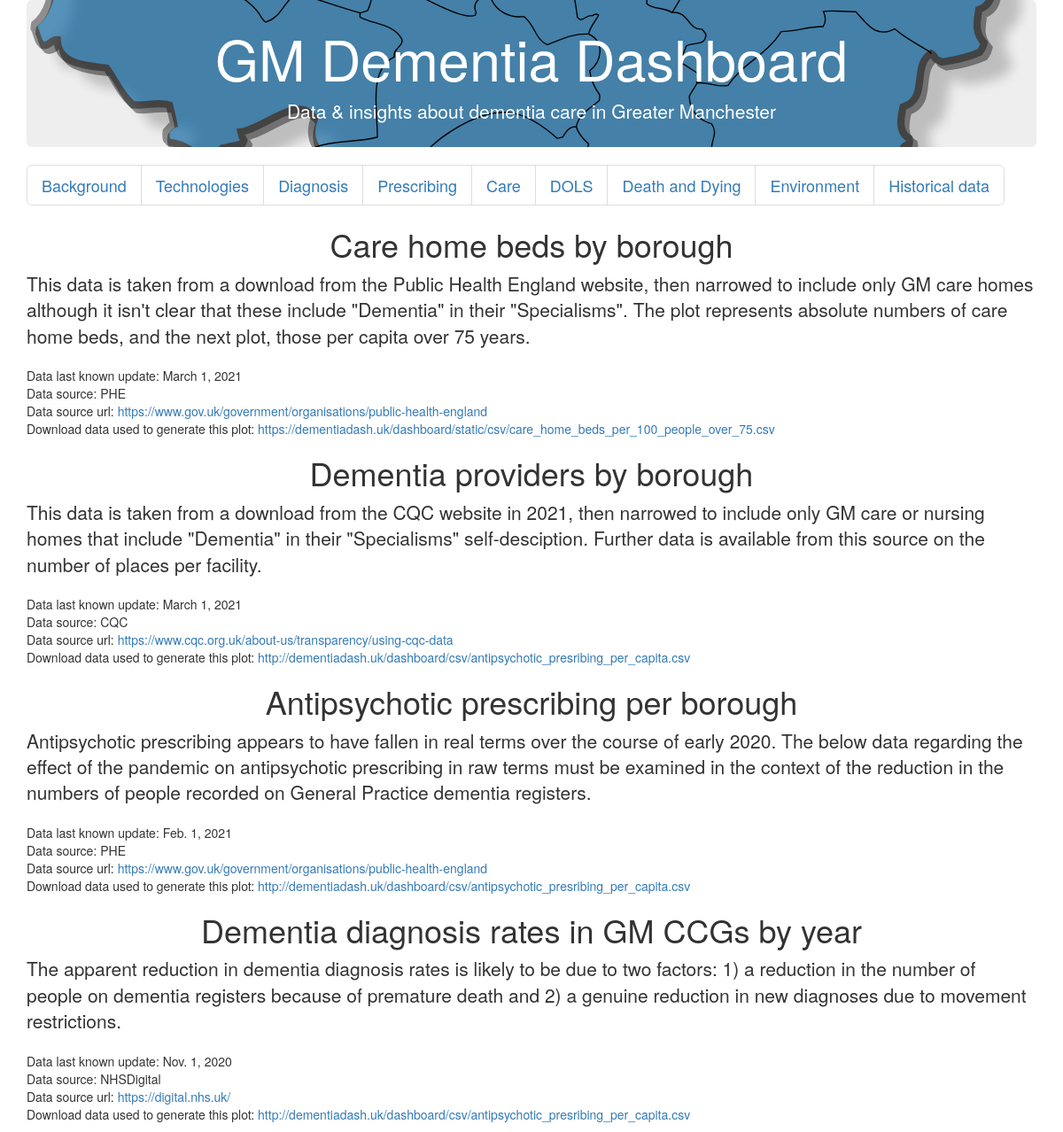
/dashboard/, run on the app's committed database.
### dashboard/models.py (models this page shows)
class Graph(models.Model):
    title = models.CharField(max_length=100)
    caption = models.TextField(max_length=1000)
    technology = models.CharField(max_length=20)
    updated = models.DateField(auto_now=False)
    bokeh_html = models.TextField(max_length=100000)
    source = models.CharField(max_length=15)
    source_url = models.URLField()
    download_data_link = models.URLField()
    topic = models.CharField(max_length=20, default="topic")

### dashboard/views.py (the view)
# urls.py: path('', views.all_graphs),
def all_graphs(request):
    graphs = Graph.objects.all()
    return render(request, 'dashboard/graph.html',
                  {'graphs': graphs})

### dashboard/templates/dashboard/graph.html (shortened to what this page needs)
<!DOCTYPE html>
<html lang="en">
<head>
    <link rel="stylesheet" href="https://maxcdn.bootstrapcdn.com/bootstrap/3.3.7/css/bootstrap.min.css"
>
    <link rel="stylesheet" href="https://maxcdn.bootstrapcdn.com/bootstrap/3.3.7/css/bootstrap-theme.min.css"
>
</head>
<body>
<div class="container">
    <div class="jumbotron text-center jumbotron-fluid">
        <h1>GM Dementia Dashboard</h1>
        <p class="lead">Data & insights about dementia care in Greater Manchester</p>
    </div>
</div>
<div class="container justify-content-center paginated">
    <nav aria-label="Page navigation">
        <ul class="pagination justify-content-center pagination-lg">
            <li class="page-item"><a class="page-link" href="/dashboard/background">Background</a></li>
            <li class="page-item"><a class="page-link" href="/dashboard/technologies">Technologies</a></li>
            <li class="page-item"><a class="page-link" href="/dashboard/diagnosis">Diagnosis</a></li>
            <li class="page-item"><a class="page-link" href="/dashboard/prescribing">Prescribing</a></li>
            <li class="page-item"><a class="page-link" href="/dashboard/care">Care</a></li>
            <li class="page-item"><a class="page-link" href="/dashboard/dols">DOLS</a></li>
            <li class="page-item"><a class="page-link" href="/dashboard/dying">Death and Dying</a></li>
            <li class="page-item"><a class="page-link" href="/dashboard/environment">Environment</a></li>
            <li class="page-item"><a class="page-link" href="/dashboard/historical">Historical data</a></li>
        </ul>
    </nav>
    {% for graph in graphs %}
        <div class="graph_title">
            <h1 class="display-1 text-center">{{ graph.title }}</h1>
        </div>
        <figure class="figure d-block">{{ graph.bokeh_html|safe }}
            <figcaption class="figure-caption text-left">
                <h4 class="lead">{{ graph.caption }}
            </figcaption>
        </figure>
        <div class="data_sources">
            <ul class="list-unstyled">
                <li>Data last known update: {{ graph.updated }}</li>
                <li>Data source: {{ graph.source }}</li>
                <li>Data source url: <a
                        href="{{ graph.source_url }}">{{ graph.source_url }}</a></li>
                <li>Download data used to generate this plot: <a
                        href="{{ graph.download_data_link }}">{{ graph.download_data_link }}</a></li>
            </ul>
        </div>
    {% endfor %}
</div>
</body>
</html>

### dashboard/templates/dashboard/graph.html (style rules this page uses)
.jumbotron { margin-bottom: 0; padding-bottom: 1%; padding-top: 1%; color: white; background-position: right; background-repeat: no-repeat; background-image: url("../../static/img/England_Greater_Manchester.svg"); background-size: cover; }
.pagination { margin-bottom: 0; padding-bottom: 0; padding-top: 0; }
.data_sources { border-style: solid; border-width: 0.5px; border: black; }

### data on the page
Graph: title "Care home beds by borough", caption "This data is taken from a download from the Public Health England website, then narrowed to include only GM care homes although it isn't clear that these include \"Dementia\" in their \"Specialisms\". The plot represents absolute numbers of care home beds, and the next plot, those per capita over 75 years.", updated "March 1, 2021", source "PHE", source_url "https://www.gov.uk/government/organisations/public-health-england", download_data_link "https://dementiadash.uk/dashboard/static/csv/care_home_beds_per_100_people_over_75.csv"
Graph: title "Dementia providers by borough", caption "This data is taken from a download from the CQC website in 2021, then narrowed to include only GM care or nursing homes that include \"Dementia\" in their \"Specialisms\" self-desciption. Further data is available from this source on the number of places per facility.", updated "March 1, 2021", source "CQC", source_url "https://www.cqc.org.uk/about-us/transparency/using-cqc-data", download_data_link "http://dementiadash.uk/dashboard/csv/antipsychotic_presribing_per_capita.csv"
Graph: title "Antipsychotic prescribing per borough", caption "Antipsychotic prescribing appears to have fallen in real terms over the course of early 2020. The below data regarding the effect of the pandemic on antipsychotic prescribing in raw terms must be examined in the context of the reduction in the numbers of people recorded on General Practice dementia registers.", updated "Feb. 1, 2021", source "PHE", source_url "https://www.gov.uk/government/organisations/public-health-england", download_data_link "http://dementiadash.uk/dashboard/csv/antipsychotic_presribing_per_capita.csv"
Graph: title "Dementia diagnosis rates in GM CCGs by year", caption "The apparent reduction in dementia diagnosis rates is likely to be due to two factors: 1) a reduction in the number of people on dementia registers because of premature death and 2) a genuine reduction in new diagnoses due to movement restrictions.", updated "Nov. 1, 2020", source "NHSDigital", source_url "https://digital.nhs.uk/", download_data_link "http://dementiadash.uk/dashboard/csv/antipsychotic_presribing_per_capita.csv"
